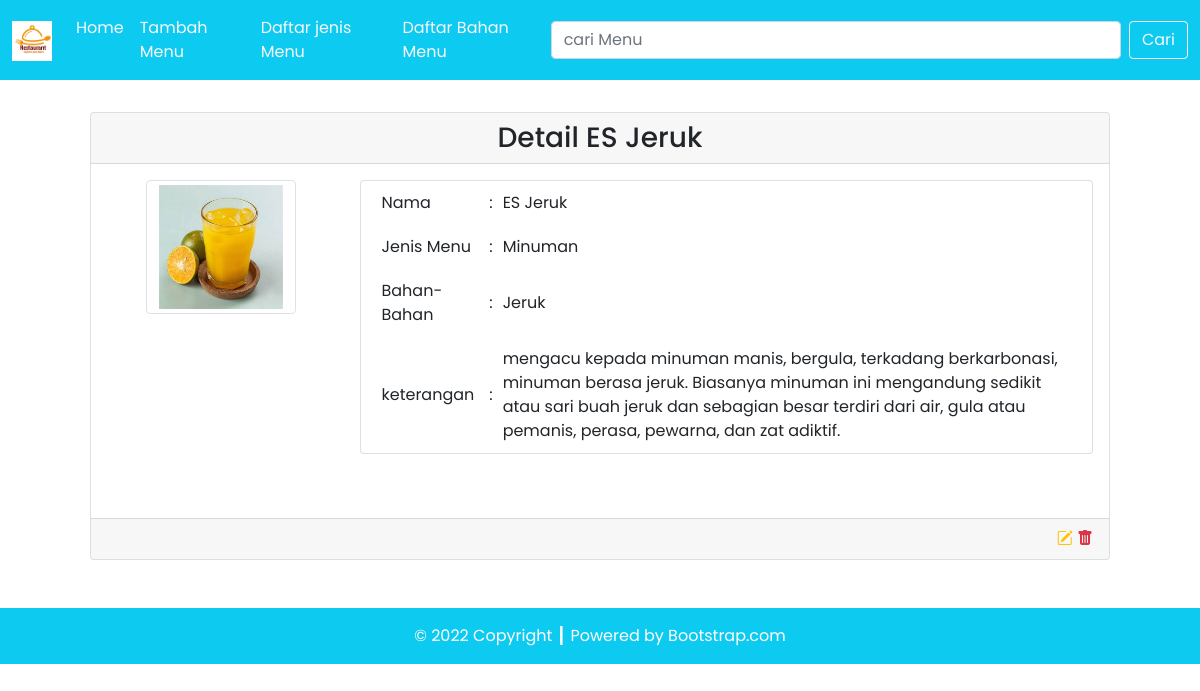
Screenshot of /detail.php?id=3 with the database file from the repository.
### tables this page shows
CREATE TABLE `menu` (
  `id_menu` int(11) NOT NULL,
  `nama_menu` varchar(255) DEFAULT NULL,
  `keterangan` varchar(255) NOT NULL,
  `jenis_menu` int(11) DEFAULT NULL,
  `bahan_bahan` int(11) DEFAULT NULL,
  `gambar` mediumtext NOT NULL
);

CREATE TABLE `jenis_menu` (
  `id_jenis` int(11) NOT NULL,
  `nama_jenis` varchar(255) DEFAULT NULL
);

CREATE TABLE `bahan` (
  `id_bahan` int(11) NOT NULL,
  `nama_bahan` varchar(255) DEFAULT NULL
);

### config/db.php (called while the page is built)
<?php
$DB_HOST = "localhost";
$DB_USERNAME = "root";
$DB_PASSWORD = "";
$DB_NAME = "db_menu";

### classes/DB.php (called while the page is built, shortened)
<?php
class DB
{
    private $hostname;
    private $username;
    private $password;
    private $dbname;
    private $conn;
    private $result;
    function __construct($hostname, $username, $password, $dbname)
    {
        $this->hostname = $hostname;
        $this->username = $username;
        $this->password = $password;
        $this->dbname = $dbname;
    }
    function open()
    {
        $this->conn = mysqli_connect($this->hostname, $this->username, $this->password, $this->dbname);
    }
    function execute($query)
    {
        $this->result = mysqli_query($this->conn, $query);
    }
    function getResult()
    {
        return mysqli_fetch_array($this->result);
    }
}

### classes/menu.php (called while the page is built, shortened)
<?php
class menu extends DB
{
    function getmenuById($id)
    {
        $query = "SELECT * FROM menu JOIN jenis_menu ON menu.jenis_menu=jenis_menu.id_jenis JOIN bahan ON menu.bahan_bahan=bahan.id_bahan  WHERE id_menu=$id";
        return $this->execute($query);
    }
}

### detail.php (the view, shortened to what this page needs)
<?php
include('config/db.php');
include('classes/DB.php');
include('classes/bahan.php');
include('classes/menu.php');
$menu = new menu($DB_HOST, $DB_USERNAME, $DB_PASSWORD, $DB_NAME);
$menu->open();
$data = nulL;
if (isset($_GET['id'])) {
    $id = $_GET['id'];
    if ($id > 0) {
        $menu->getmenuById($id);
        $row = $menu->getResult();
        $data .= '<div class="card-header text-center">
        <h3 class="my-0">Detail ' . $row['nama_menu'] . '</h3>
        </div>
        <div class="card-body text-end">
            <div class="row mb-5">
                <div class="col-3">
                    <div class="row justify-content-center">
                        <img src="assets/images/' . $row['gambar'] . '" class="img-thumbnail" alt="' . $row['gambar'] . '" width="60">
                        </div>
                    </div>
                    <div class="col-9">
                        <div class="card px-3">
                            <table border="0" class="text-start">
                                <tr>
                                    <td>Nama</td>
                                    <td>:</td>
                                    <td>' . $row['nama_menu'] . '</td>
                                </tr>
                                <tr>
                                    <td>Jenis Menu</td>
                                    <td>:</td>
                                    <td>' . $row['nama_jenis'] . '</td>
                                </tr>
                                <tr>
                                    <td>Bahan-Bahan</td>
                                    <td>:</td>
                                    <td>' . $row['nama_bahan'] . '</td>
                                </tr>
                                <tr>
                                    <td>keterangan</td>
                                    <td>:</td>
                                    <td>' . $row['keterangan'] . '</td>
                                </tr>
                            </table>
                        </div>
                    </div>
                </div>
            </div>
            <div class="card-footer text-end">
            <a href="?id=' . $row['id_menu'] . '" title="Edit Data"><i class="bi bi-pencil-square text-warning"></i></a>&nbsp;<a href="detail.php?hapus=' . $row['id_menu'] . '" title="Delete Data"><i class="bi bi-trash-fill text-danger"></i></a>
            </div>';
    }
}

### rows the page displays
menu: nama_menu "ES Jeruk", gambar (picture), jenis_menu.nama_jenis "Minuman", bahan_bahan.nama_bahan "Jeruk", keterangan "mengacu kepada minuman manis, bergula, terkadang berkarbonasi, minuman berasa jeruk. Biasanya minuman ini mengandung sedikit atau sari buah jeruk dan sebagian besar terdiri dari air, gula atau pemanis, perasa, pewarna, dan zat adiktif."
